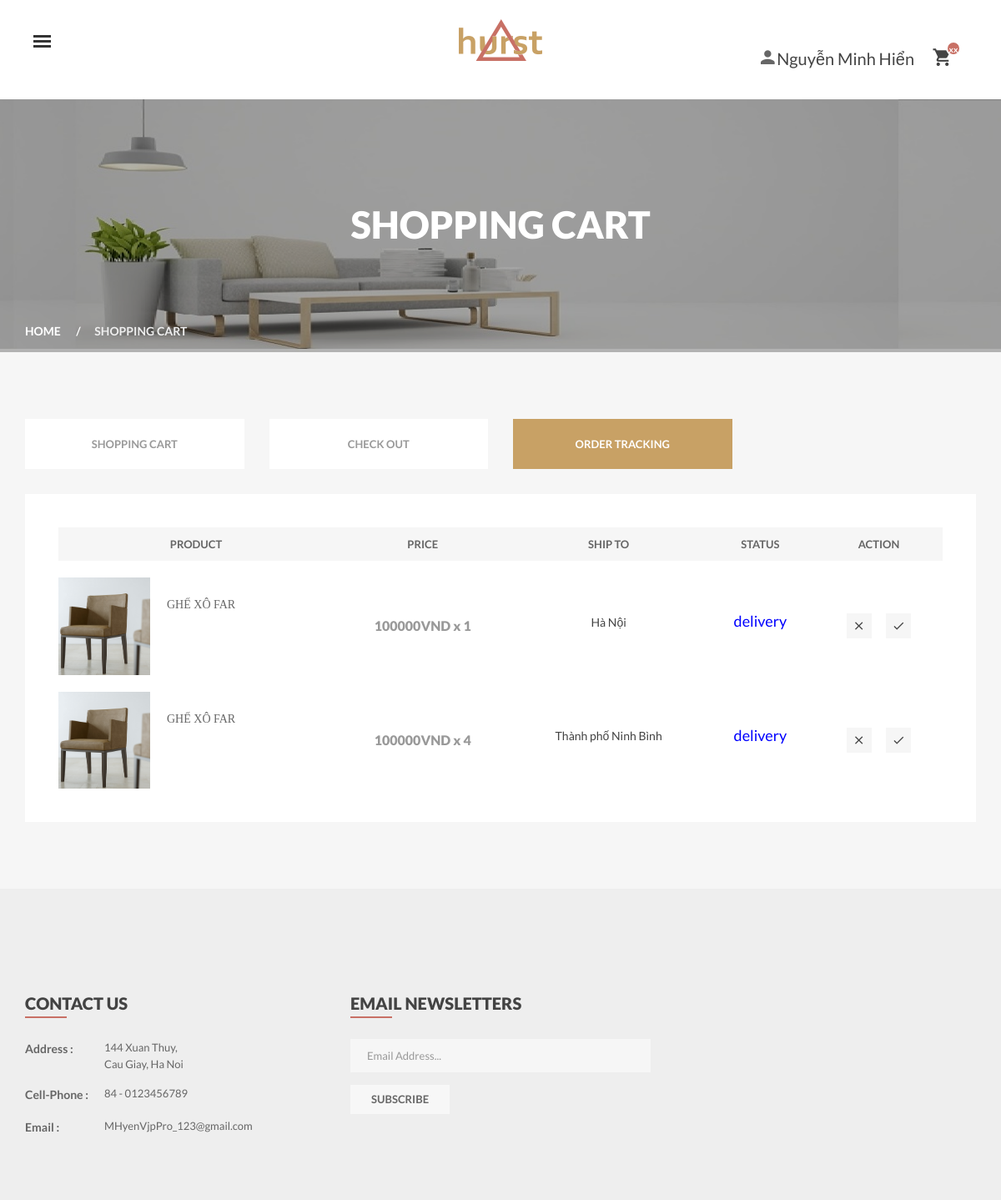
Page /order_tracking (signed in) on the committed database.
### website/models.py (models this page shows)
class User(db.Model, UserMixin):
    id = db.Column(db.Integer, primary_key=True)
    full_name = db.Column(db.String(100))
    user_name = db.Column(db.String(150), unique=True)
    password = db.Column(db.String(150))
    type_user = db.Column(db.Integer)

class Furniture(db.Model, UserMixin):
    id = db.Column(db.Integer, primary_key=True)
    name = db.Column(db.String(100))
    id_shop = db.Column(db.Integer)
    img = db.Column(db.String(150))
    price = db.Column(db.Integer)
    describe = db.Column(db.String(5000))
    status = db.Column(db.String(50))

class Order(db.Model, UserMixin):
    id = db.Column(db.Integer, primary_key=True)
    id_furniture = db.Column(db.Integer)
    id_user = db.Column(db.Integer)
    id_shop = db.Column(db.Integer)
    quantity = db.Column(db.Integer)
    p_name = db.Column(db.String(5000))
    p_phone = db.Column(db.String(5000))
    p_address = db.Column(db.String(5000))
    status = db.Column(db.Integer) #0:đang giao, 1:đã giao, 2:hủy

### website/views.py (the view)
@views.route('/order_tracking', methods=["POST", "GET"])
def order_tracking():
    list_order = Order.query.order_by(asc(Order.status)).all()
    list_furniture = Furniture().query.all()
    user_order = []
    for lo in list_order:
        if lo.id_user == current_user.id:
            user_order.append(lo)
    return render_template("order_tracking.html", user=current_user,
                                                user_order=user_order,
                                                list_furniture=list_furniture)

### website/__init__.py (called while the page is built)
def create_app():
    app = Flask(__name__)
    app.config['SECRET_KEY'] = 'Vjp pro'
    app.config['SQLALCHEMY_DATABASE_URI'] = f'sqlite:///{DB_NAME}'
    app.app_context().push()
    db.init_app(app)
    app.config["IMAGE_UPLOADS"] = "website/static/uploads/"
    app.config["ALLOWED_IMAGE_EXTENSIONS"] = ["JPEG", "JPG", "PNG", "GIF"]
    app.config['WHOOSH_BASE'] = 'whoosh'
    from .views import views
    from .auth import auth
    app.register_blueprint(views, url_prefix = '/')
    app.register_blueprint(auth, url_prefix = '/')
    from .models import User
    create_database(app)
    login_manager = LoginManager()
    login_manager.login_view = 'auth.login'
    login_manager.init_app(app)
    @login_manager.user_loader
    def load_user(id):
        return User.query.get(int(id))
    return app

### website/templates/order_tracking.html (shortened to what this page needs)
{% extends "base.html" %}
{% block content %}
<div class="heading-banner-area overlay-bg">
    <div class="container">
        <div class="row">
            <div class="col-md-12">
                <div class="heading-banner">
                    <div class="heading-banner-title">
                        <h2>Shopping Cart</h2>
                    </div>
                    <div class="breadcumbs pb-15">
                        <ul>
                            <li><a href="/">Home</a></li>
                            <li>Shopping Cart</li>
                        </ul>
                    </div>
                </div>
            </div>
        </div>
    </div>
</div>
<div class="shopping-cart-area  pt-80 pb-80">
    <div class="container">
        <div class="row">
            <div class="col-md-12 col-sm-12 col-xs-12">
                <div class="shopping-cart">
                    <ul class="cart-page-menu row clearfix mb-30">
                        <li><a href="/view_cart">shopping cart</a></li>
                        <li><a href="/check_out">check out</a></li>
                        <li class="active"><a href="/order_tracking">order tracking</a></li>
                    </ul>
                    <div class="tab-content">
                        <div class="tab-pane active" id="shopping-cart">
                            <form action="#">
                                <div class="shop-cart-table">
                                    <div class="table-content table-responsive">
                                        <table>
                                            <thead>
                                                <tr>
                                                    <th class="product-thumbnail">Product</th>
                                                    <th class="product-price">Price</th>
                                                    <th class="product-quantity">Ship to</th>
                                                    <th class="product-remove">Status</th>
                                                    <th class="product-subtotal">Action</th>
                                                </tr>
                                            </thead>
                                            <tbody>
                                                {% for uo in user_order %}
                                                <tr>
                                                    {% for fur in list_furniture %}
                                                    {% if uo.id_furniture == fur.id %}
                                                    <td class="product-thumbnail  text-left">
                                                        <div class="single-product">
                                                            <div class="product-img">
                                                                <a href="/detail_furniture/{{fur.id}}"><img src="/static/uploads/{{fur.img}}" alt="" /></a>
                                                            </div>
                                                            <div class="product-info">
                                                                <h4 class="post-title"><a class="text-light-black" href="/detail_furniture/{{fur.id}}">{{fur.name}}</a></h4>
                                                            </div>
                                                        </div>
                                                    </td>
                                                    <td class="product-price">{{fur.price}}VND x {{uo.quantity}}</td>
                                                    {% endif %}
                                                    {% endfor %}
                                                    <td class="product-quantity">
                                                        <div>
                                                            <h5> {{uo.p_address}}</h5>
                                                        </div>
                                                    </td>
                                                    <td>
                                                        {% if uo.status == 0 %}
                                                        <h4 style="color: blue;"> delivery </h4>
                                                        {% elif uo.status == 1 %}
                                                        <h4 style="color: green"> complete </h4>
                                                        {% else %}
                                                        <h4 style="color: red;"> cancelled </h4>
                                                        {% endif %}
                                                    </td>
                                                    <td class="product-remove">
                                                        {% if uo.status == 0 %}
                                                        <a href="/cancel_order/{{uo.id}}" data-toggle="tooltip" data-placement="top" title="cancel"><i class="zmdi zmdi-close"></i></a>
                                                        <a href="/complete_order/{{uo.id}}" style="margin-left: 15px;" data-toggle="tooltip" data-placement="top" title="complete"><i class="zmdi zmdi-check"></i></a>
                                                        {% endif %}
                                                    </td>
                                                </tr>
                                                {% endfor %}
                                            </tbody>
                                        </table>
                                    </div>
                                </div>
                            </form>
                        </div>
                    </div>
                </div>
            </div>
        </div>
    </div>
</div>
{% endblock content %}

### website/templates/header.html (shortened to what this page needs)
<header id="sticky-menu" class="header header-2">
    <div class="header-area">
        <div class="container-fluid">
            <div class="row">
                <div class="col-sm-4 col-sm-offset-4 col-xs-7">
                    <div class="logo text-center">
                        <a href="/"><img src="/static/img/logo/logo.png" alt="" /></a>
                    </div>
                </div>
                <div class="col-sm-4 col-xs-5">
                    <div class="mini-cart text-right" style="margin-top: 20px;">
                        <ul>
                            {% if user.is_authenticated %}
                            <li style="margin-right: 20px;">
                                <div class="cart-icon">
                                <i class="zmdi zmdi-account">   </i>
                                <a href="#" style="font-size: 20px;">{{ user.full_name }}</a>
                                </div>
                            </li>
                            <li>
                                <a class="cart-icon" href="#">
                                    <i class="zmdi zmdi-shopping-cart"></i>
                                    <span>xx</span>
                                </a>
                            </li>
                            {% endif %}
                        </ul>
                    </div>
                </div>
            </div>
        </div>
    </div>
    <div class="menu-toggle menu-toggle-2 hamburger hamburger--emphatic hidden-xs">
        <div class="hamburger-box">
            <div class="hamburger-inner"></div>
        </div>
    </div>
</header>

### website/static/css/default.css (style rules this page uses)
.text-light-black { color: #666; }
.banner-thumb , .product-img a { display: block; }
.mb-30 { margin-bottom: 30px; }
.pb-80 { padding-bottom: 80px; }
.pb-15 { padding-bottom: 15px; }
.pt-80 { padding-top: 80px; }
.hamburger { padding: 15px 15px; display: inline-block; cursor: pointer; transition-property: opacity, -webkit-filter; transition-property: opacity, filter; transition-property: opacity, filter, -webkit-filter; transition-duration: 0.15s; transition-timing-function: linear; font: inherit; color: inherit; text-transform: none; background-color: transparent; border: 0; margin: 0; overflow: visible; }
.hamburger-box { display: inline-block; height: 15px; position: relative; width: 21px; }
.hamburger-inner { display: block; top: 50%; margin-top: -2px; }
.hamburger-inner, .hamburger-inner::before, .hamburger-inner::after { width: 21px; height: 3px; background-color: #333; border-radius: 0px; position: absolute; transition-property: -webkit-transform; transition-property: transform; transition-property: transform, -webkit-transform; transition-duration: 0.15s; transition-timing-function: ease; }
.hamburger-inner::before, .hamburger-inner::after { content: ""; display: block; }
.hamburger-inner::before { top: -6px; }
.hamburger-inner::after { bottom: -10px; }
.hamburger--emphatic { overflow: hidden; }
.hamburger--emphatic .hamburger-inner { transition: background-color 0.2s 0.25s ease-in; }
.hamburger--emphatic .hamburger-inner::before { left: 0; transition: top 0.05s 0.2s linear, left 0.2s 0.25s ease-in, -webkit-transform 0.2s cubic-bezier(0.6, 0.04, 0.98, 0.335); transition: transform 0.2s cubic-bezier(0.6, 0.04, 0.98, 0.335), top 0.05s 0.2s linear, left 0.2s 0.25s ease-in; transition: transform 0.2s cubic-bezier(0.6, 0.04, 0.98, 0.335), top 0.05s 0.2s linear, left 0.2s 0.25s ease-in, -webkit-transform 0.2s cubic-bezier(0.6, 0.04, 0.98, 0.335); }
.hamburger--emphatic .hamburger-inner::after { top: 6px; right: 0; transition: top 0.05s 0.2s linear, right 0.2s 0.25s ease-in, -webkit-transform 0.2s cubic-bezier(0.6, 0.04, 0.98, 0.335); transition: transform 0.2s cubic-bezier(0.6, 0.04, 0.98, 0.335), top 0.05s 0.2s linear, right 0.2s 0.25s ease-in; transition: transform 0.2s cubic-bezier(0.6, 0.04, 0.98, 0.335), top 0.05s 0.2s linear, right 0.2s 0.25s ease-in, -webkit-transform 0.2s cubic-bezier(0.6, 0.04, 0.98, 0.335); }

### rows in the picture
User: full_name "Nguyễn Minh Hiển"
Order: quantity "1", p_address "Hà Nội", status "delivery"
Furniture: img (picture), name "GHẾ XÔ FAR", price "100000"
Order: quantity "4", p_address "Thành phố Ninh Bình", status "delivery"
